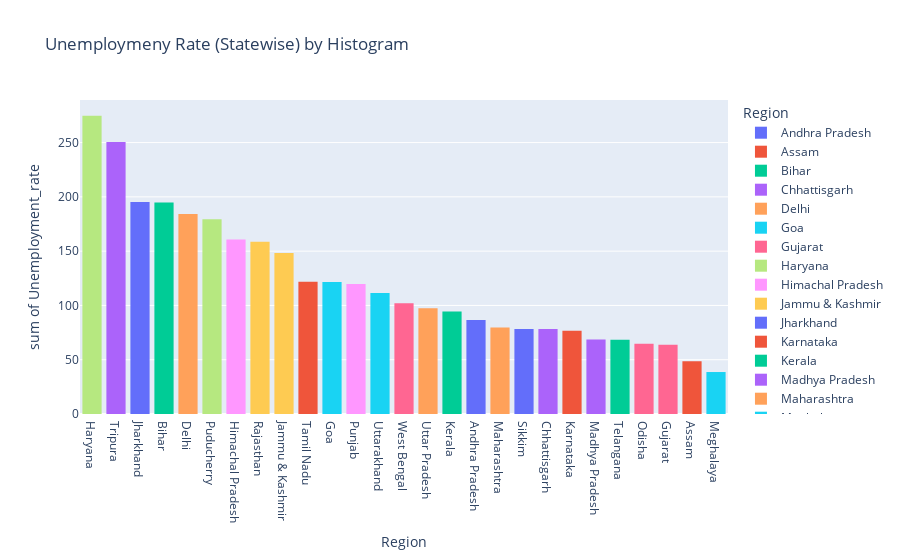

Notebook code cell kept with this figure:
### Code cell
fg = px.histogram(data_filled,x='Region',y='Unemployment_rate',color='Region',
                  title='Unemploymeny Rate (Statewise) by Histogram',template='plotly')
fg.update_layout(xaxis={'categoryorder':'total descending'})
fg.show()

### Figure 1 — Plotly figure (JSON) as saved in the notebook; plotly's stock layout.template omitted (floating-point values rounded to 4 significant figures)
{"data": [{"alignmentgroup": "True", "bingroup": "x", "histfunc": "sum", "hovertemplate": "Region=%{x}<br>sum of Unemployment_rate=%{y}<extra></extra>", "legendgroup": "Andhra Pradesh", "marker": {"color": "#636efa", "pattern": {"shape": ""}}, "name": "Andhra Pradesh", "offsetgroup": "Andhra Pradesh", "orientation": "v", "showlegend": true, "type": "histogram", "x": ["Andhra Pradesh", "Andhra Pradesh", "Andhra Pradesh", "Andhra Pradesh", "Andhra Pradesh", "Andhra Pradesh", "Andhra Pradesh", "Andhra Pradesh", "Andhra Pradesh", "Andhra Pradesh"], "xaxis": "x", "y": [5.48, 5.83, 5.79, 20.51, 17.43, 3.31, 8.34, 6.96, 6.4, 6.59], "yaxis": "y"}, {"alignmentgroup": "True", "bingroup": "x", "histfunc": "sum", "hovertemplate": "Region=%{x}<br>sum of Unemployment_rate=%{y}<extra></extra>", "legendgroup": "Assam", "marker": {"color": "#EF553B", "pattern": {"shape": ""}}, "name": "Assam", "offsetgroup": "Assam", "orientation": "v", "showlegend": true, "type": "histogram", "x": ["Assam", "Assam", "Assam", "Assam", "Assam", "Assam", "Assam", "Assam", "Assam", "Assam"], "xaxis": "x", "y": [4.66, 4.41, 4.77, 11.06, 9.55, 0.6, 3.77, 5.53, 1.19, 3.02], "yaxis": "y"}, {"alignmentgroup": "True", "bingroup": "x", "histfunc": "sum", "hovertemplate": "Region=%{x}<br>sum of Unemployment_rate=%{y}<extra></extra>", "legendgroup": "Bihar", "marker": {"color": "#00cc96", "pattern": {"shape": ""}}, "name": "Bihar", "offsetgroup": "Bihar", "orientation": "v", "showlegend": true, "type": "histogram", "x": ["Bihar", "Bihar", "Bihar", "Bihar", "Bihar", "Bihar", "Bihar", "Bihar", "Bihar", "Bihar"], "xaxis": "x", "y": [10.61, 10.29, 15.43, 46.64, 45.96, 17.82, 12.79, 13.44, 11.91, 9.82], "yaxis": "y"}, {"alignmentgroup": "True", "bingroup": "x", "histfunc": "sum", "hovertemplate": "Region=%{x}<br>sum of Unemployment_rate=%{y}<extra></extra>", "legendgroup": "Chhattisgarh", "marker": {"color": "#ab63fa", "pattern": {"shape": ""}}, "name": "Chhattisgarh", "offsetgroup": "Chhattisgarh", "orientation": "v", "showlegend": true, "type": "histogram", "x": ["Chhattisgarh", "Chhattisgarh", "Chhattisgarh", "Chhattisgarh", "Chhattisgarh", "Chhattisgarh", "Chhattisgarh", "Chhattisgarh", "Chhattisgarh", "Chhattisgarh"], "xaxis": "x", "y": [9.65, 8.38, 7.54, 3.41, 10.5, 14.23, 10.27, 5.63, 1.96, 6.62], "yaxis": "y"}, {"alignmentgroup": "True", "bingroup": "x", "histfunc": "sum", "hovertemplate": "Region=%{x}<br>sum of Unemployment_rate=%{y}<extra></extra>", "legendgroup": "Delhi", "marker": {"color": "#FFA15A", "pattern": {"shape": ""}}, "name": "Delhi", "offsetgroup": "Delhi", "orientation": "v", "showlegend": true, "type": "histogram", "x": ["Delhi", "Delhi", "Delhi", "Delhi", "Delhi", "Delhi", "Delhi", "Delhi", "Delhi", "Delhi"], "xaxis": "x", "y": [22.23, 14.84, 17.04, 16.68, 42.27, 18.19, 20.3, 13.79, 12.53, 6.27], "yaxis": "y"}, {"alignmentgroup": "True", "bingroup": "x", "histfunc": "sum", "hovertemplate": "Region=%{x}<br>sum of Unemployment_rate=%{y}<extra></extra>", "legendgroup": "Goa", "marker": {"color": "#19d3f3", "pattern": {"shape": ""}}, "name": "Goa", "offsetgroup": "Goa", "orientation": "v", "showlegend": true, "type": "histogram", "x": ["Goa", "Goa", "Goa", "Goa", "Goa", "Goa", "Goa", "Goa", "Goa", "Goa"], "xaxis": "x", "y": [8.89, 2.81, 5.25, 13.31, 21.25, 9.96, 17.07, 16.21, 15.38, 11.54], "yaxis": "y"}, {"alignmentgroup": "True", "bingroup": "x", "histfunc": "sum", "hovertemplate": "Region=%{x}<br>sum of Unemployment_rate=%{y}<extra></extra>", "legendgroup": "Gujarat", "marker": {"color": "#FF6692", "pattern": {"shape": ""}}, "name": "Gujarat", "offsetgroup": "Gujarat", "orientation": "v", "showlegend": true, "type": "histogram", "x": ["Gujarat", "Gujarat", "Gujarat", "Gujarat", "Gujarat", "Gujarat", "Gujarat", "Gujarat", "Gujarat", "Gujarat"], "xaxis": "x", "y": [5.54, 6.38, 6.66, 18.71, 12.11, 3.2, 1.84, 1.87, 3.42, 4.03], "yaxis": "y"}, {"alignmentgroup": "True", "bingroup": "x", "histfunc": "sum", "hovertemplate": "Region=%{x}<br>sum of Unemployment_rate=%{y}<extra></extra>", "legendgroup": "Haryana", "marker": {"color": "#B6E880", "pattern": {"shape": ""}}, "name": "Haryana", "offsetgroup": "Haryana", "orientation": "v", "showlegend": true, "type": "histogram", "x": ["Haryana", "Haryana", "Haryana", "Haryana", "Haryana", "Haryana", "Haryana", "Haryana", "Haryana", "Haryana"], "xaxis": "x", "y": [20.34, 25.77, 25.05, 43.22, 29.02, 26.7, 24.18, 33.5, 19.68, 27.31], "yaxis": "y"}, {"alignmentgroup": "True", "bingroup": "x", "histfunc": "sum", "hovertemplate": "Region=%{x}<br>sum of Unemployment_rate=%{y}<extra></extra>", "legendgroup": "Himachal Pradesh", "marker": {"color": "#FF97FF", "pattern": {"shape": ""}}, "name": "Himachal Pradesh", "offsetgroup": "Himachal Pradesh", "orientation": "v", "showlegend": true, "type": "histogram", "x": ["Himachal Pradesh", "Himachal Pradesh", "Himachal Pradesh", "Himachal Pradesh", "Himachal Pradesh", "Himachal Pradesh", "Himachal Pradesh", "Himachal Pradesh", "Himachal Pradesh", "Himachal Pradesh"], "xaxis": "x", "y": [16.83, 16.84, 18.76, 2.2, 26.95, 13.47, 24.31, 15.79, 12.04, 13.46], "yaxis": "y"}, {"alignmentgroup": "True", "bingroup": "x", "histfunc": "sum", "hovertemplate": "Region=%{x}<br>sum of Unemployment_rate=%{y}<extra></extra>", "legendgroup": "Jammu & Kashmir", "marker": {"color": "#FECB52", "pattern": {"shape": ""}}, "name": "Jammu & Kashmir", "offsetgroup": "Jammu & Kashmir", "orientation": "v", "showlegend": true, "type": "histogram", "x": ["Jammu & Kashmir", "Jammu & Kashmir", "Jammu & Kashmir", "Jammu & Kashmir", "Jammu & Kashmir", "Jammu & Kashmir", "Jammu & Kashmir", "Jammu & Kashmir", "Jammu & Kashmir"], "xaxis": "x", "y": [21.08, 20.78, 15.5, 18.74, 17.92, 10.88, 11.09, 16.17, 16.14], "yaxis": "y"}, {"alignmentgroup": "True", "bingroup": "x", "histfunc": "sum", "hovertemplate": "Region=%{x}<br>sum of Unemployment_rate=%{y}<extra></extra>", "legendgroup": "Jharkhand", "marker": {"color": "#636efa", "pattern": {"shape": ""}}, "name": "Jharkhand", "offsetgroup": "Jharkhand", "orientation": "v", "showlegend": true, "type": "histogram", "x": ["Jharkhand", "Jharkhand", "Jharkhand", "Jharkhand", "Jharkhand", "Jharkhand", "Jharkhand", "Jharkhand", "Jharkhand", "Jharkhand"], "xaxis": "x", "y": [10.61, 11.85, 8.23, 47.09, 59.23, 20.95, 7.63, 9.76, 8.24, 11.8], "yaxis": "y"}, {"alignmentgroup": "True", "bingroup": "x", "histfunc": "sum", "hovertemplate": "Region=%{x}<br>sum of Unemployment_rate=%{y}<extra></extra>", "legendgroup": "Karnataka", "marker": {"color": "#EF553B", "pattern": {"shape": ""}}, "name": "Karnataka", "offsetgroup": "Karnataka", "orientation": "v", "showlegend": true, "type": "histogram", "x": ["Karnataka", "Karnataka", "Karnataka", "Karnataka", "Karnataka", "Karnataka", "Karnataka", "Karnataka", "Karnataka", "Karnataka"], "xaxis": "x", "y": [2.86, 3.61, 3.46, 29.84, 19.97, 8.44, 4.01, 0.5, 2.41, 1.58], "yaxis": "y"}, {"alignmentgroup": "True", "bingroup": "x", "histfunc": "sum", "hovertemplate": "Region=%{x}<br>sum of Unemployment_rate=%{y}<extra></extra>", "legendgroup": "Kerala", "marker": {"color": "#00cc96", "pattern": {"shape": ""}}, "name": "Kerala", "offsetgroup": "Kerala", "orientation": "v", "showlegend": true, "type": "histogram", "x": ["Kerala", "Kerala", "Kerala", "Kerala", "Kerala", "Kerala", "Kerala", "Kerala", "Kerala", "Kerala"], "xaxis": "x", "y": [5.31, 7.6, 8.99, 16.99, 17.88, 9.71, 7.09, 10.98, 5.91, 3.88], "yaxis": "y"}, {"alignmentgroup": "True", "bingroup": "x", "histfunc": "sum", "hovertemplate": "Region=%{x}<br>sum of Unemployment_rate=%{y}<extra></extra>", "legendgroup": "Madhya Pradesh", "marker": {"color": "#ab63fa", "pattern": {"shape": ""}}, "name": "Madhya Pradesh", "offsetgroup": "Madhya Pradesh", "orientation": "v", "showlegend": true, "type": "histogram", "x": ["Madhya Pradesh", "Madhya Pradesh", "Madhya Pradesh", "Madhya Pradesh", "Madhya Pradesh", "Madhya Pradesh", "Madhya Pradesh", "Madhya Pradesh", "Madhya Pradesh", "Madhya Pradesh"], "xaxis": "x", "y": [4.11, 4.57, 2.22, 12.36, 21.98, 6.48, 5.08, 4.7, 3.91, 3.13], "yaxis": "y"}, {"alignmentgroup": "True", "bingroup": "x", "histfunc": "sum", "hovertemplate": "Region=%{x}<br>sum of Unemployment_rate=%{y}<extra></extra>", "legendgroup": "Maharashtra", "marker": {"color": "#FFA15A", "pattern": {"shape": ""}}, "name": "Maharashtra", "offsetgroup": "Maharashtra", "orientation": "v", "showlegend": true, "type": "histogram", "x": ["Maharashtra", "Maharashtra", "Maharashtra", "Maharashtra", "Maharashtra", "Maharashtra", "Maharashtra", "Maharashtra", "Maharashtra", "Maharashtra"], "xaxis": "x", "y": [4.95, 4.69, 5.79, 20.9, 15.46, 9.23, 3.89, 6.23, 4.55, 4.1], "yaxis": "y"}, {"alignmentgroup": "True", "bingroup": "x", "histfunc": "sum", "hovertemplate": "Region=%{x}<br>sum of Unemployment_rate=%{y}<extra></extra>", "legendgroup": "Meghalaya", "marker": {"color": "#19d3f3", "pattern": {"shape": ""}}, "name": "Meghalaya", "offsetgroup": "Meghalaya", "orientation": "v", "showlegend": true, "type": "histogram", "x": ["Meghalaya", "Meghalaya", "Meghalaya", "Meghalaya", "Meghalaya", "Meghalaya", "Meghalaya", "Meghalaya", "Meghalaya", "Meghalaya"], "xaxis": "x", "y": [1.66, 3.59, 1.58, 10.03, 5.92, 1.15, 2.1, 3.74, 4.29, 4.6], "yaxis": "y"}, {"alignmentgroup": "True", "bingroup": "x", "histfunc": "sum", "hovertemplate": "Region=%{x}<br>sum of Unemployment_rate=%{y}<extra></extra>", "legendgroup": "Odisha", "marker": {"color": "#FF6692", "pattern": {"shape": ""}}, "name": "Odisha", "offsetgroup": "Odisha", "orientation": "v", "showlegend": true, "type": "histogram", "x": ["Odisha", "Odisha", "Odisha", "Odisha", "Odisha", "Odisha", "Odisha", "Odisha", "Odisha", "Odisha"], "xaxis": "x", "y": [1.9, 3.12, 13.08, 23.76, 11.41, 3.77, 1.88, 1.42, 2.1, 2.18], "yaxis": "y"}, {"alignmentgroup": "True", "bingroup": "x", "histfunc": "sum", "hovertemplate": "Region=%{x}<br>sum of Unemployment_rate=%{y}<extra></extra>", "legendgroup": "Puducherry", "marker": {"color": "#B6E880", "pattern": {"shape": ""}}, "name": "Puducherry", "offsetgroup": "Puducherry", "orientation": "v", "showlegend": true, "type": "histogram", "x": ["Puducherry", "Puducherry", "Puducherry", "Puducherry", "Puducherry", "Puducherry", "Puducherry", "Puducherry", "Puducherry", "Puducherry"], "xaxis": "x", "y": [0.58, 1.76, 1.2, 75.85, 58.19, 4.24, 15.47, 5.05, 10.9, 6.18], "yaxis": "y"}, {"alignmentgroup": "True", "bingroup": "x", "histfunc": "sum", "hovertemplate": "Region=%{x}<br>sum of Unemployment_rate=%{y}<extra></extra>", "legendgroup": "Punjab", "marker": {"color": "#FF97FF", "pattern": {"shape": ""}}, "name": "Punjab", "offsetgroup": "Punjab", "orientation": "v", "showlegend": true, "type": "histogram", "x": ["Punjab", "Punjab", "Punjab", "Punjab", "Punjab", "Punjab", "Punjab", "Punjab", "Punjab", "Punjab"], "xaxis": "x", "y": [11.11, 10.97, 10.32, 2.86, 28.33, 16.55, 9.19, 10.99, 9.61, 9.88], "yaxis": "y"}, {"alignmentgroup": "True", "bingroup": "x", "histfunc": "sum", "hovertemplate": "Region=%{x}<br>sum of Unemployment_rate=%{y}<extra></extra>", "legendgroup": "Rajasthan", "marker": {"color": "#FECB52", "pattern": {"shape": ""}}, "name": "Rajasthan", "offsetgroup": "Rajasthan", "orientation": "v", "showlegend": true, "type": "histogram", "x": ["Rajasthan", "Rajasthan", "Rajasthan", "Rajasthan", "Rajasthan", "Rajasthan", "Rajasthan", "Rajasthan", "Rajasthan", "Rajasthan"], "xaxis": "x", "y": [10.97, 15.16, 11.9, 17.7, 15.74, 14.39, 15.81, 17.51, 15.35, 24.15], "yaxis": "y"}, {"alignmentgroup": "True", "bingroup": "x", "histfunc": "sum", "hovertemplate": "Region=%{x}<br>sum of Unemployment_rate=%{y}<extra></extra>", "legendgroup": "Sikkim", "marker": {"color": "#636efa", "pattern": {"shape": ""}}, "name": "Sikkim", "offsetgroup": "Sikkim", "orientation": "v", "showlegend": true, "type": "histogram", "x": ["Sikkim", "Sikkim", "Sikkim", "Sikkim", "Sikkim", "Sikkim", "Sikkim", "Sikkim"], "xaxis": "x", "y": [23.57, 2.28, 24.51, 4.46, 4.45, 12.49, 5.7, 0.88], "yaxis": "y"}, {"alignmentgroup": "True", "bingroup": "x", "histfunc": "sum", "hovertemplate": "Region=%{x}<br>sum of Unemployment_rate=%{y}<extra></extra>", "legendgroup": "Tamil Nadu", "marker": {"color": "#EF553B", "pattern": {"shape": ""}}, "name": "Tamil Nadu", "offsetgroup": "Tamil Nadu", "orientation": "v", "showlegend": true, "type": "histogram", "x": ["Tamil Nadu", "Tamil Nadu", "Tamil Nadu", "Tamil Nadu", "Tamil Nadu", "Tamil Nadu", "Tamil Nadu", "Tamil Nadu", "Tamil Nadu", "Tamil Nadu"], "xaxis": "x", "y": [1.57, 2.09, 6.4, 49.83, 33.16, 12.2, 6.81, 2.65, 5, 2.16], "yaxis": "y"}, {"alignmentgroup": "True", "bingroup": "x", "histfunc": "sum", "hovertemplate": "Region=%{x}<br>sum of Unemployment_rate=%{y}<extra></extra>", "legendgroup": "Telangana", "marker": {"color": "#00cc96", "pattern": {"shape": ""}}, "name": "Telangana", "offsetgroup": "Telangana", "orientation": "v", "showlegend": true, "type": "histogram", "x": ["Telangana", "Telangana", "Telangana", "Telangana", "Telangana", "Telangana", "Telangana", "Telangana", "Telangana", "Telangana"], "xaxis": "x", "y": [5.49, 8.29, 5.77, 6.25, 14.7, 10.55, 5.36, 5.79, 3.27, 2.86], "yaxis": "y"}, {"alignmentgroup": "True", "bingroup": "x", "histfunc": "sum", "hovertemplate": "Region=%{x}<br>sum of Unemployment_rate=%{y}<extra></extra>", "legendgroup": "Tripura", "marker": {"color": "#ab63fa", "pattern": {"shape": ""}}, "name": "Tripura", "offsetgroup": "Tripura", "orientation": "v", "showlegend": true, "type": "histogram", "x": ["Tripura", "Tripura", "Tripura", "Tripura", "Tripura", "Tripura", "Tripura", "Tripura", "Tripura", "Tripura"], "xaxis": "x", "y": [32.67, 28.4, 29.95, 41.23, 21.51, 21.71, 18.24, 27.92, 17.35, 11.57], "yaxis": "y"}, {"alignmentgroup": "True", "bingroup": "x", "histfunc": "sum", "hovertemplate": "Region=%{x}<br>sum of Unemployment_rate=%{y}<extra></extra>", "legendgroup": "Uttar Pradesh", "marker": {"color": "#FFA15A", "pattern": {"shape": ""}}, "name": "Uttar Pradesh", "offsetgroup": "Uttar Pradesh", "orientation": "v", "showlegend": true, "type": "histogram", "x": ["Uttar Pradesh", "Uttar Pradesh", "Uttar Pradesh", "Uttar Pradesh", "Uttar Pradesh", "Uttar Pradesh", "Uttar Pradesh", "Uttar Pradesh", "Uttar Pradesh", "Uttar Pradesh"], "xaxis": "x", "y": [7.58, 8.98, 10.11, 21.54, 20.41, 9.47, 5.56, 5.79, 4.18, 3.75], "yaxis": "y"}, {"alignmentgroup": "True", "bingroup": "x", "histfunc": "sum", "hovertemplate": "Region=%{x}<br>sum of Unemployment_rate=%{y}<extra></extra>", "legendgroup": "Uttarakhand", "marker": {"color": "#19d3f3", "pattern": {"shape": ""}}, "name": "Uttarakhand", "offsetgroup": "Uttarakhand", "orientation": "v", "showlegend": true, "type": "histogram", "x": ["Uttarakhand", "Uttarakhand", "Uttarakhand", "Uttarakhand", "Uttarakhand", "Uttarakhand", "Uttarakhand", "Uttarakhand", "Uttarakhand", "Uttarakhand"], "xaxis": "x", "y": [5.49, 4.99, 19.85, 6.48, 8.01, 8.61, 12.38, 14.26, 22.26, 9.23], "yaxis": "y"}, {"alignmentgroup": "True", "bingroup": "x", "histfunc": "sum", "hovertemplate": "Region=%{x}<br>sum of Unemployment_rate=%{y}<extra></extra>", "legendgroup": "West Bengal", "marker": {"color": "#FF6692", "pattern": {"shape": ""}}, "name": "West Bengal", "offsetgroup": "West Bengal", "orientation": "v", "showlegend": true, "type": "histogram", "x": ["West Bengal", "West Bengal", "West Bengal", "West Bengal", "West Bengal", "West Bengal", "West Bengal", "West Bengal", "West Bengal", "West Bengal"], "xaxis": "x", "y": [6.94, 4.92, 6.92, 17.41, 17.41, 7.29, 6.83, 14.87, 9.35, 9.98], "yaxis": "y"}], "layout": {"barmode": "relative", "legend": {"title": {"text": "Region"}, "tracegroupgap": 0}, "title": {"text": "Unemploymeny Rate (Statewise) by Histogram"}, "xaxis": {"anchor": "y", "categoryarray": ["Andhra Pradesh", "Assam", "Bihar", "Chhattisgarh", "Delhi", "Goa", "Gujarat", "Haryana", "Himachal Pradesh", "Jammu & Kashmir", "Jharkhand", "Karnataka", "Kerala", "Madhya Pradesh", "Maharashtra", "Meghalaya", "Odisha", "Puducherry", "Punjab", "Rajasthan", "Sikkim", "Tamil Nadu", "Telangana", "Tripura", "Uttar Pradesh", "Uttarakhand", "West Bengal"], "categoryorder": "total descending", "domain": [0, 1], "title": {"text": "Region"}}, "yaxis": {"anchor": "x", "domain": [0, 1], "title": {"text": "sum of Unemployment_rate"}}}}
